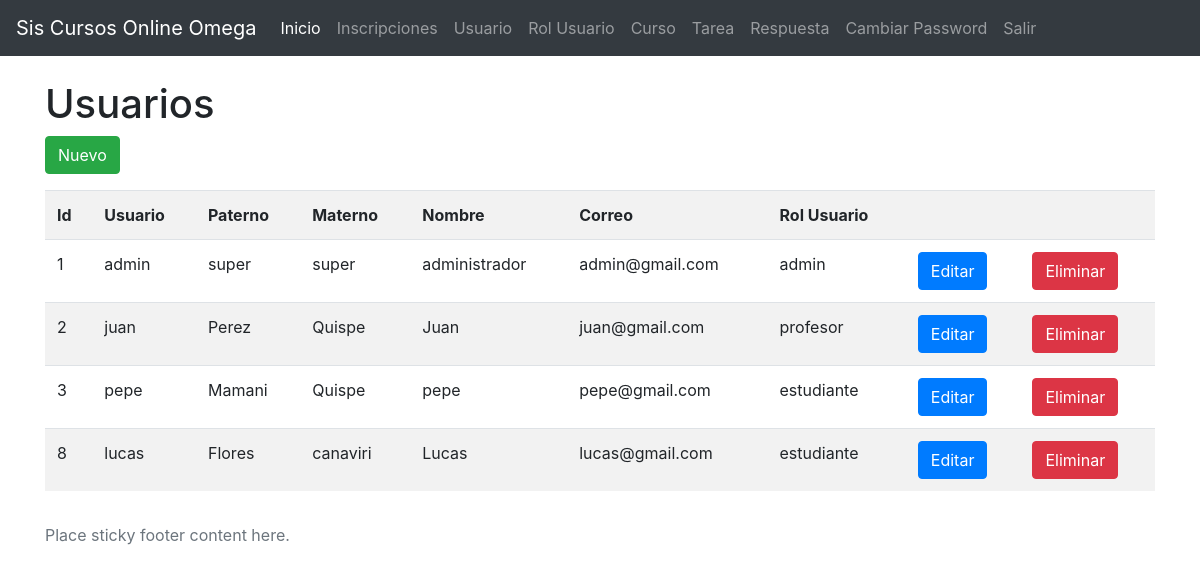
Screenshot of /usuario.php with the database file from the repository.
### tables this page shows
CREATE TABLE `usuario` (
  `id` int(11) NOT NULL,
  `usuario` varchar(50) NOT NULL,
  `password` varchar(50) NOT NULL,
  `ap_paterno` varchar(100) DEFAULT NULL,
  `ap_materno` varchar(100) DEFAULT NULL,
  `nombre` varchar(200) NOT NULL,
  `correo` varchar(200) NOT NULL,
  `id_rol_u` int(11) NOT NULL
);

CREATE TABLE `rol_usuario` (
  `id` int(11) NOT NULL,
  `descripcion` varchar(100) NOT NULL
);

### usuario.php (the view)
<?php
require_once('librerias/conexionBD.php');
$sql = "select u.*, r.descripcion from usuario u, rol_usuario r WHERE u.id_rol_u=r.id";
$result =  $conn->query($sql);
$usuarios = array();
while ($fila =  $result->fetch_array()) {
    $usuarios[] = $fila;
}
require_once('librerias/cabe.php');
?>
      <div class="container">
        <div class="row">
            <div class="col-12">
                <h1>Usuarios</h1>
                <p>
                    <a href="usuario-edit.php" class="btn btn-success">Nuevo</a>
                </p>
                <table class="table table-striped">
                    <tr>
                        <th>Id</th>
                        <th>Usuario</th>
                        <th>Paterno</th>
                        <th>Materno</th>
                        <th>Nombre</th>
                        <th>Correo</th>
                        <th>Rol Usuario</th>
                        <th></th>
                        <th></th>
                    </tr>
                    <?php foreach ($usuarios as $item): ?>
                    <tr>
                        <td><?= $item['id']?></td>
                        <td><?= $item['usuario']?></td>
                        <td><?= $item['ap_paterno']?></td>
                        <td><?= $item['ap_materno']?></td>
                        <td><?= $item['nombre']?></td>
                        <td><?= $item['correo']?></td>
                        <td><?= $item['descripcion']?></td>
                        <td>
                            <a href="usuario-edit.php?id=<?=$item['id']?>" class="btn btn-primary">Editar</a>
                        </td>
                        <td>
                            <a href="usuarios-eliminar.php?id=<?=$item['id']?>" class="btn btn-danger" onclick="return(confirm('Esta Seguro de Eliminar?'))">Eliminar</a>
                        </td>
                    </tr>
                    <?php endforeach ?>
                </table>
            </div>
        </div>
      </div>
<?php
require_once('librerias/pie.php');
 ?>

### rows the page displays
usuario: id "1", usuario "admin", ap_paterno "super", ap_materno "super", nombre "administrador", correo "admin@gmail.com", id_rol_u.descripcion "admin"
usuario: id "2", usuario "juan", ap_paterno "Perez", ap_materno "Quispe", nombre "Juan", correo "juan@gmail.com", id_rol_u.descripcion "profesor"
usuario: id "3", usuario "pepe", ap_paterno "Mamani", ap_materno "Quispe", nombre "pepe", correo "pepe@gmail.com", id_rol_u.descripcion "estudiante"
usuario: id "8", usuario "lucas", ap_paterno "Flores", ap_materno "canaviri", nombre "Lucas", correo "lucas@gmail.com", id_rol_u.descripcion "estudiante"
